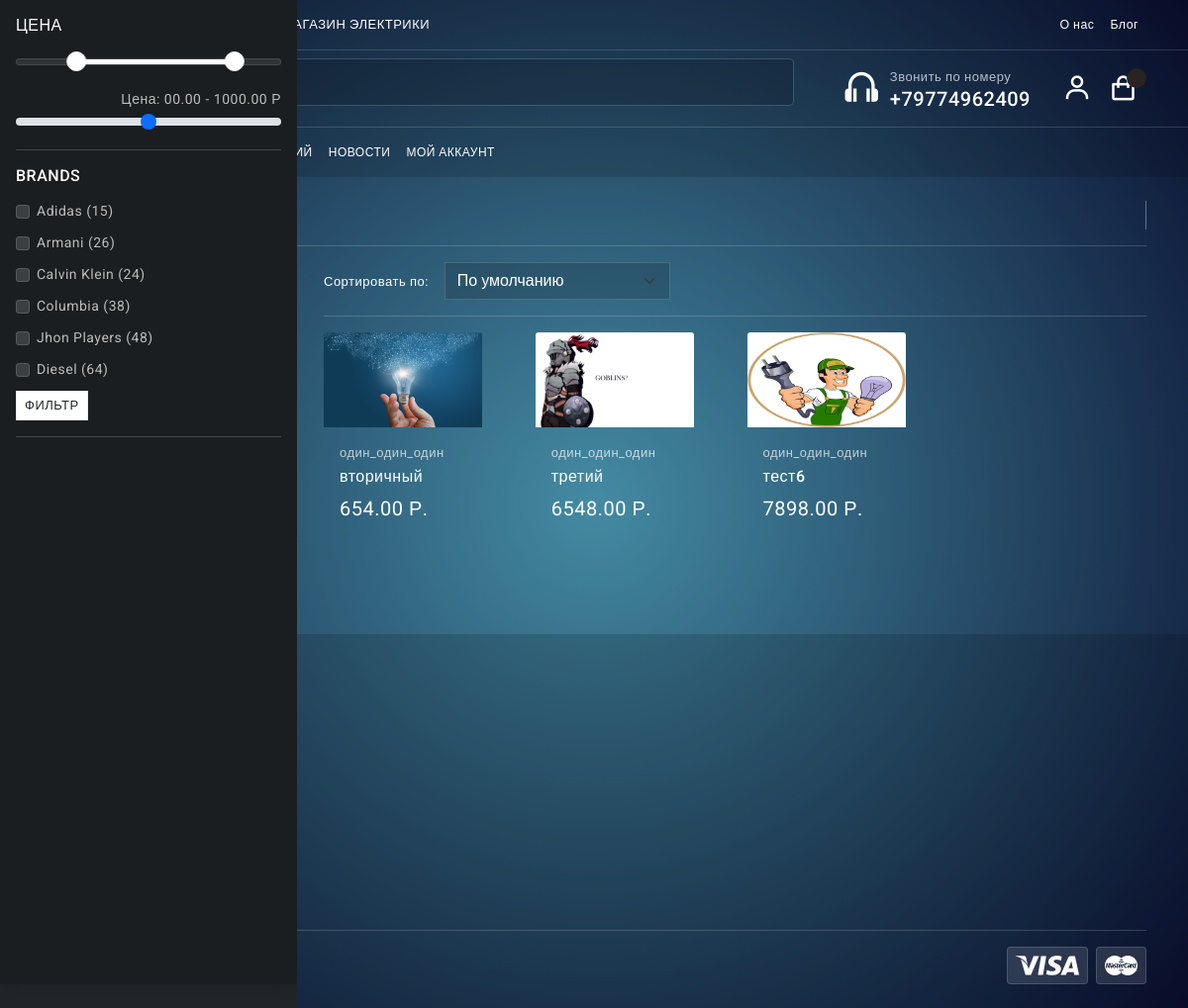
Page /search/?q=один_один_один on the earlier database version.
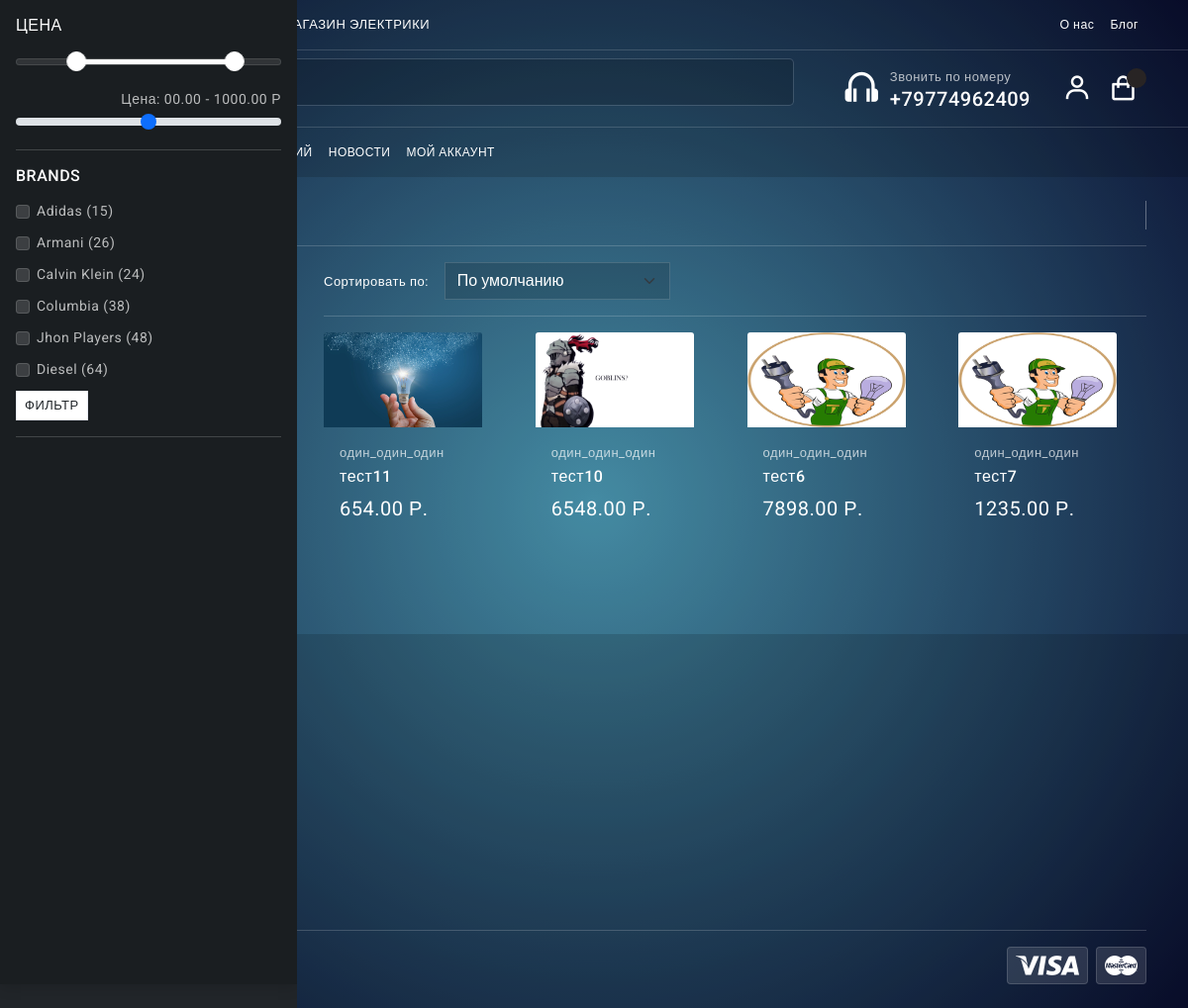
Same page on the later database version.
### mainapp/models.py (models this page shows, shortened)
class Product(models.Model):
	category = models.ForeignKey(Category, verbose_name='Категория', on_delete=models.CASCADE)
	title = models.CharField(max_length=255, verbose_name="наименование")
	identifications = models.PositiveIntegerField(default=1, verbose_name='индификатор', blank=True)
	slug = models.SlugField(unique=True)
	image = models.ImageField(verbose_name='Изображение')
	description = models.TextField(verbose_name='описание', null=True)
	price = models.DecimalField(max_digits=9, decimal_places=2, verbose_name='Цена')
	count_view = models.PositiveIntegerField(default=0, verbose_name='Количество')
	characteristiks = models.TextField(verbose_name='описание', null=True)
	date_created = models.DateTimeField(auto_now_add = True)
	property1 = models.CharField(max_length=255, verbose_name="свойство_№1", blank=True)
	property2 = models.CharField(max_length=255, verbose_name="свойство_№2", blank=True)
	property3 = models.CharField(max_length=255, verbose_name="свойство_№3", blank=True)
	property4 = models.CharField(max_length=255, verbose_name="свойство_№4", blank=True)
	property5 = models.CharField(max_length=255, verbose_name="свойство_№5", blank=True)
	property6 = models.CharField(max_length=255, verbose_name="свойство_№6", blank=True)
	property7 = models.CharField(max_length=255, verbose_name="свойство_№7", blank=True)
	property8 = models.CharField(max_length=255, verbose_name="свойство_№8", blank=True)
	property9 = models.CharField(max_length=255, verbose_name="свойство_№9", blank=True)
	property10 = models.CharField(max_length=255, verbose_name="свойство_№10", blank=True)
	def get_absolute_url(self):
		return reverse('mainapp:product_detail', args=[self.id, self.slug])
	class Meta:
		verbose_name = 'Продукт'
		verbose_name_plural = 'Продукты'

class Category(MPTTModel):
	name = models.CharField(max_length=255, verbose_name="имя категории")
	slug = models.SlugField(unique=True)
	parent = TreeForeignKey('self', on_delete=models.CASCADE, null=True, blank=True, related_name='children')
	class MPTTMeta:
		order_insertion_by = ['name']
	def __str__(self):
		return self.name
	class Meta:
		verbose_name = 'Категорию'
		verbose_name_plural = 'категории'

### mainapp/views.py (the view)
# urls.py: path('search/', views.search, name='search'),
def search(request):
    products_count = 0
    products = None
    paged_products = None
    if 'q' in request.GET:
        keyword = request.GET['q']
        if keyword :
            products = Product.objects.filter(Q(title__icontains=keyword) | Q(category__name__icontains=keyword))
            products_count = products.count()
            paginator = Paginator(products, 24)
            page = request.GET.get('page')
            paged_products = paginator.get_page(page)
    context = {
        'products': products,
        'paged_products': paged_products,
        'products_count': products_count,
    }
    return render(request, 'mainapp/search.html', context)

### mainapp/templates/mainapp/search.html (shortened to what the changed rows need)
{% extends 'mainapp/index.html' %}
{% block content %}
				{% if products_count <= 0 %}
		        <div style="font-size:18px; margin-bottom:300px;margin-top:30px" class="container alert alert-info text-center" role="alert">
				<b>Нет совпадений&nbsp;&nbsp; <a href="{% url 'mainapp:index.html' %}" style="color:#21094e;text-decoration: underline;">Вернуться на главную<a></b>
				</div>
		        {% else %}
				<section class="py-4">
					<div class="container">
						<div class="row">
							<div class="col-12 col-xl-9">
								<div class="product-grid">
									<div class="row row-cols-1 row-cols-md-2 row-cols-lg-3 row-cols-xl-4">
										{% for product in products %}
										<div class="col">
											<div class="card rounded-0 product-card" style="width: 10rem;">
												<a href="{{ product.get_absolute_url }}">
													<img src="{{product.image.url}}"  style="height: 6rem; width: 10rem;" class="card-img-top img-fluid" alt="...">
												</a>
												<div class="card-body">
													<div class="product-info">
														<a href="javascript:;">
															<p class="product-catergory font-13 mb-1">{{product.category}}</p>
														</a>
														<a href="{{ product.get_absolute_url }}">
															<h6 class="product-name mb-2">{{product.title}}</h6>
														</a>
														<div class="d-flex align-items-center">
															<div class="mb-1 product-price">
																<span class="text-white fs-5">{{product.price}} Р.</span>
															</div>
														</div>
													</div>
												</div>
											</div>
										</div>
										{% endfor %}
									</div>
								</div>
							</div>
						</div>
					</div>
				</section>
			{% endif %}
{% endblock content %}

Differences in the rows shown:
changed Product: title "вторичный" → "тест11"
changed Product: title "третий" → "тест10"
added Product: image (picture), category "один_один_один", title "тест7", price "1235.00"
